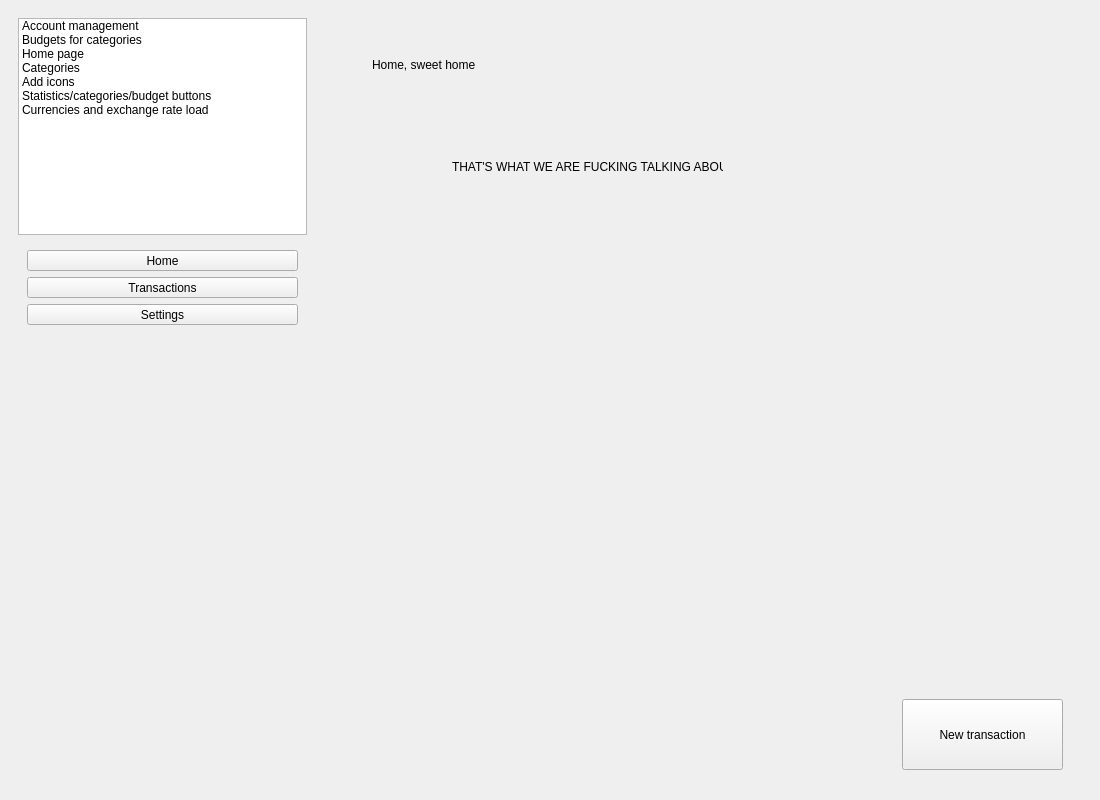
<?xml version="1.0" encoding="UTF-8"?>
<ui version="4.0">
 <class>MainWindow</class>
 <widget class="QMainWindow" name="MainWindow">
  <property name="geometry">
   <rect>
    <x>0</x>
    <y>0</y>
    <width>1100</width>
    <height>800</height>
   </rect>
  </property>
  <property name="windowTitle">
   <string>MainWindow</string>
  </property>
  <widget class="QWidget" name="centralwidget">
   <layout class="QHBoxLayout" name="horizontalLayout">
    <item>
     <widget class="QWidget" name="panel" native="true">
      <property name="sizePolicy">
       <sizepolicy hsizetype="Preferred" vsizetype="Preferred">
        <horstretch>2</horstretch>
        <verstretch>0</verstretch>
       </sizepolicy>
      </property>
      <property name="minimumSize">
       <size>
        <width>0</width>
        <height>0</height>
       </size>
      </property>
      <layout class="QVBoxLayout" name="verticalLayout">
       <item>
        <widget class="QListWidget" name="listWidget">
         <property name="sizePolicy">
          <sizepolicy hsizetype="Expanding" vsizetype="Expanding">
           <horstretch>0</horstretch>
           <verstretch>2</verstretch>
          </sizepolicy>
         </property>
         <item>
          <property name="text">
           <string>Account management</string>
          </property>
         </item>
         <item>
          <property name="text">
           <string>Budgets for categories</string>
          </property>
         </item>
         <item>
          <property name="text">
           <string>Home page</string>
          </property>
         </item>
         <item>
          <property name="text">
           <string>Categories</string>
          </property>
         </item>
         <item>
          <property name="text">
           <string>Add icons</string>
          </property>
         </item>
         <item>
          <property name="text">
           <string>Statistics/categories/budget buttons</string>
          </property>
         </item>
         <item>
          <property name="text">
           <string>Currencies and exchange rate load</string>
          </property>
         </item>
        </widget>
       </item>
       <item>
        <widget class="QWidget" name="widget_2" native="true">
         <property name="sizePolicy">
          <sizepolicy hsizetype="Preferred" vsizetype="Preferred">
           <horstretch>0</horstretch>
           <verstretch>5</verstretch>
          </sizepolicy>
         </property>
         <layout class="QVBoxLayout" name="verticalLayout_2">
          <item>
           <widget class="QToolButton" name="homeButton">
            <property name="sizePolicy">
             <sizepolicy hsizetype="Preferred" vsizetype="Fixed">
              <horstretch>0</horstretch>
              <verstretch>0</verstretch>
             </sizepolicy>
            </property>
            <property name="text">
             <string>Home</string>
            </property>
           </widget>
          </item>
          <item>
           <widget class="QToolButton" name="transactionsButton">
            <property name="sizePolicy">
             <sizepolicy hsizetype="Preferred" vsizetype="Fixed">
              <horstretch>0</horstretch>
              <verstretch>0</verstretch>
             </sizepolicy>
            </property>
            <property name="text">
             <string>Transactions</string>
            </property>
           </widget>
          </item>
          <item>
           <widget class="QToolButton" name="settingsButton">
            <property name="sizePolicy">
             <sizepolicy hsizetype="Preferred" vsizetype="Fixed">
              <horstretch>0</horstretch>
              <verstretch>0</verstretch>
             </sizepolicy>
            </property>
            <property name="text">
             <string>Settings</string>
            </property>
           </widget>
          </item>
          <item>
           <spacer name="verticalSpacer">
            <property name="orientation">
             <enum>Qt::Orientation::Vertical</enum>
            </property>
            <property name="sizeHint" stdset="0">
             <size>
              <width>20</width>
              <height>291</height>
             </size>
            </property>
           </spacer>
          </item>
         </layout>
        </widget>
       </item>
      </layout>
     </widget>
    </item>
    <item>
     <widget class="QStackedWidget" name="pages">
      <property name="sizePolicy">
       <sizepolicy hsizetype="Preferred" vsizetype="Preferred">
        <horstretch>5</horstretch>
        <verstretch>0</verstretch>
       </sizepolicy>
      </property>
      <property name="currentIndex">
       <number>0</number>
      </property>
      <widget class="QWidget" name="home">
       <widget class="QLabel" name="label">
        <property name="geometry">
         <rect>
          <x>50</x>
          <y>40</y>
          <width>161</width>
          <height>31</height>
         </rect>
        </property>
        <property name="text">
         <string>Home, sweet home</string>
        </property>
       </widget>
       <widget class="QCustomPlot" name="plot" native="true">
        <property name="geometry">
         <rect>
          <x>50</x>
          <y>200</y>
          <width>461</width>
          <height>291</height>
         </rect>
        </property>
       </widget>
       <widget class="QLabel" name="label_3">
        <property name="geometry">
         <rect>
          <x>130</x>
          <y>150</y>
          <width>271</width>
          <height>16</height>
         </rect>
        </property>
        <property name="text">
         <string>THAT'S WHAT WE ARE FUCKING TALKING ABOUT</string>
        </property>
       </widget>
       <widget class="QToolButton" name="toolButton">
        <property name="geometry">
         <rect>
          <x>580</x>
          <y>690</y>
          <width>161</width>
          <height>71</height>
         </rect>
        </property>
        <property name="text">
         <string>New transaction</string>
        </property>
       </widget>
      </widget>
      <widget class="QWidget" name="transactions">
       <layout class="QVBoxLayout" name="verticalLayout_3">
        <item>
         <widget class="QWidget" name="widget_3" native="true">
          <property name="sizePolicy">
           <sizepolicy hsizetype="Preferred" vsizetype="Preferred">
            <horstretch>0</horstretch>
            <verstretch>1</verstretch>
           </sizepolicy>
          </property>
          <layout class="QVBoxLayout" name="verticalLayout_4">
           <item>
            <widget class="QWidget" name="widget_4" native="true">
             <property name="minimumSize">
              <size>
               <width>0</width>
               <height>100</height>
              </size>
             </property>
             <layout class="QGridLayout" name="gridLayout_2">
              <item row="1" column="0">
               <layout class="QHBoxLayout" name="horizontalLayout_4">
                <property name="spacing">
                 <number>3</number>
                </property>
                <item>
                 <widget class="QToolButton" name="noFilterButton">
                  <property name="text">
                   <string>All</string>
                  </property>
                  <property name="checkable">
                   <bool>true</bool>
                  </property>
                  <property name="checked">
                   <bool>true</bool>
                  </property>
                 </widget>
                </item>
                <item>
                 <widget class="QToolButton" name="expenseFilterButton">
                  <property name="text">
                   <string>Expense</string>
                  </property>
                  <property name="checkable">
                   <bool>true</bool>
                  </property>
                 </widget>
                </item>
                <item>
                 <widget class="QToolButton" name="incomeFilterButton">
                  <property name="text">
                   <string>Income</string>
                  </property>
                  <property name="checkable">
                   <bool>true</bool>
                  </property>
                 </widget>
                </item>
                <item>
                 <widget class="QToolButton" name="categoryFilterButton">
                  <property name="text">
                   <string>Category</string>
                  </property>
                  <property name="checkable">
                   <bool>true</bool>
                  </property>
                 </widget>
                </item>
                <item>
                 <widget class="QToolButton" name="customFilterButton">
                  <property name="text">
                   <string>Custom</string>
                  </property>
                  <property name="checkable">
                   <bool>true</bool>
                  </property>
                 </widget>
                </item>
               </layout>
              </item>
              <item row="0" column="0">
               <layout class="QHBoxLayout" name="horizontalLayout_3">
                <property name="spacing">
                 <number>0</number>
                </property>
                <item>
                 <widget class="QToolButton" name="prevMonthButton">
                  <property name="text">
                   <string>&lt;</string>
                  </property>
                 </widget>
                </item>
                <item>
                 <spacer name="horizontalSpacer_6">
                  <property name="orientation">
                   <enum>Qt::Orientation::Horizontal</enum>
                  </property>
                  <property name="sizeType">
                   <enum>QSizePolicy::Policy::Preferred</enum>
                  </property>
                  <property name="sizeHint" stdset="0">
                   <size>
                    <width>40</width>
                    <height>20</height>
                   </size>
                  </property>
                 </spacer>
                </item>
                <item>
                 <widget class="QToolButton" name="monthButton">
                  <property name="sizePolicy">
                   <sizepolicy hsizetype="Fixed" vsizetype="Fixed">
                    <horstretch>0</horstretch>
                    <verstretch>0</verstretch>
                   </sizepolicy>
                  </property>
                  <property name="minimumSize">
                   <size>
                    <width>100</width>
                    <height>30</height>
                   </size>
                  </property>
                  <property name="text">
                   <string>...</string>
                  </property>
                 </widget>
                </item>
                <item>
                 <spacer name="horizontalSpacer_7">
                  <property name="orientation">
                   <enum>Qt::Orientation::Horizontal</enum>
                  </property>
                  <property name="sizeType">
                   <enum>QSizePolicy::Policy::Preferred</enum>
                  </property>
                  <property name="sizeHint" stdset="0">
                   <size>
                    <width>40</width>
                    <height>20</height>
                   </size>
                  </property>
                 </spacer>
                </item>
                <item>
                 <widget class="QToolButton" name="nextMonthButton">
                  <property name="text">
                   <string>&gt;</string>
                  </property>
                 </widget>
                </item>
               </layout>
              </item>
              <item row="1" column="2">
               <spacer name="horizontalSpacer_3">
                <property name="orientation">
                 <enum>Qt::Orientation::Horizontal</enum>
                </property>
                <property name="sizeHint" stdset="0">
                 <size>
                  <width>278</width>
                  <height>20</height>
                 </size>
                </property>
               </spacer>
              </item>
              <item row="1" column="3">
               <widget class="QPushButton" name="newTransactionButton">
                <property name="text">
                 <string>New</string>
                </property>
               </widget>
              </item>
             </layout>
            </widget>
           </item>
           <item>
            <widget class="QTableView" name="transactionsTable"/>
           </item>
          </layout>
         </widget>
        </item>
       </layout>
      </widget>
      <widget class="QWidget" name="settings">
       <widget class="QLabel" name="label_2">
        <property name="geometry">
         <rect>
          <x>130</x>
          <y>120</y>
          <width>241</width>
          <height>41</height>
         </rect>
        </property>
        <property name="text">
         <string>Nothing to configure, it's already perfect</string>
        </property>
       </widget>
      </widget>
      <widget class="QWidget" name="newTransaction">
       <layout class="QGridLayout" name="gridLayout">
        <item row="4" column="1">
         <spacer name="verticalSpacer_3">
          <property name="orientation">
           <enum>Qt::Orientation::Vertical</enum>
          </property>
          <property name="sizeHint" stdset="0">
           <size>
            <width>20</width>
            <height>40</height>
           </size>
          </property>
         </spacer>
        </item>
        <item row="1" column="1" rowspan="2" colspan="2">
         <widget class="QWidget" name="widget" native="true">
          <layout class="QFormLayout" name="formLayout">
           <item row="0" column="0">
            <widget class="QLabel" name="label_5">
             <property name="text">
              <string>Amount</string>
             </property>
            </widget>
           </item>
           <item row="0" column="1">
            <layout class="QHBoxLayout" name="horizontalLayout_2">
             <item>
              <widget class="QDoubleSpinBox" name="tAmount">
               <property name="minimum">
                <double>-999999.000000000000000</double>
               </property>
               <property name="maximum">
                <double>999999.000000000000000</double>
               </property>
              </widget>
             </item>
             <item>
              <widget class="QComboBox" name="tCurrency"/>
             </item>
            </layout>
           </item>
           <item row="1" column="0">
            <widget class="QLabel" name="label_7">
             <property name="text">
              <string>Date &amp; time</string>
             </property>
            </widget>
           </item>
           <item row="1" column="1">
            <layout class="QHBoxLayout" name="horizontalLayout_5">
             <item>
              <widget class="QDateEdit" name="tDate"/>
             </item>
             <item>
              <widget class="QTimeEdit" name="tTime"/>
             </item>
            </layout>
           </item>
           <item row="2" column="0">
            <widget class="QLabel" name="label_9">
             <property name="text">
              <string>Category</string>
             </property>
            </widget>
           </item>
           <item row="2" column="1">
            <layout class="QHBoxLayout" name="horizontalLayout_9">
             <item>
              <widget class="QComboBox" name="tCategory"/>
             </item>
             <item>
              <widget class="QToolButton" name="tAddCategory">
               <property name="text">
                <string>...</string>
               </property>
              </widget>
             </item>
            </layout>
           </item>
           <item row="3" column="0">
            <widget class="QLabel" name="label_8">
             <property name="text">
              <string>Account</string>
             </property>
            </widget>
           </item>
           <item row="3" column="1">
            <layout class="QHBoxLayout" name="horizontalLayout_6">
             <item>
              <widget class="QComboBox" name="tAccount"/>
             </item>
             <item>
              <widget class="QToolButton" name="tAddAccount">
               <property name="text">
                <string>...</string>
               </property>
              </widget>
             </item>
            </layout>
           </item>
           <item row="4" column="0">
            <widget class="QLabel" name="label_10">
             <property name="text">
              <string>Note</string>
             </property>
            </widget>
           </item>
           <item row="4" column="1">
            <widget class="QLineEdit" name="tNote"/>
           </item>
           <item row="5" column="1">
            <widget class="QPushButton" name="addTransactionButton">
             <property name="text">
              <string>Add</string>
             </property>
            </widget>
           </item>
          </layout>
         </widget>
        </item>
        <item row="1" column="0">
         <spacer name="horizontalSpacer_2">
          <property name="orientation">
           <enum>Qt::Orientation::Horizontal</enum>
          </property>
          <property name="sizeHint" stdset="0">
           <size>
            <width>40</width>
            <height>20</height>
           </size>
          </property>
         </spacer>
        </item>
        <item row="1" column="3">
         <spacer name="horizontalSpacer">
          <property name="orientation">
           <enum>Qt::Orientation::Horizontal</enum>
          </property>
          <property name="sizeHint" stdset="0">
           <size>
            <width>40</width>
            <height>20</height>
           </size>
          </property>
         </spacer>
        </item>
        <item row="0" column="1">
         <spacer name="verticalSpacer_2">
          <property name="orientation">
           <enum>Qt::Orientation::Vertical</enum>
          </property>
          <property name="sizeHint" stdset="0">
           <size>
            <width>20</width>
            <height>40</height>
           </size>
          </property>
         </spacer>
        </item>
       </layout>
      </widget>
      <widget class="QWidget" name="customFilters">
       <layout class="QGridLayout" name="gridLayout_3">
        <item row="0" column="1">
         <spacer name="verticalSpacer_4">
          <property name="orientation">
           <enum>Qt::Orientation::Vertical</enum>
          </property>
          <property name="sizeHint" stdset="0">
           <size>
            <width>20</width>
            <height>174</height>
           </size>
          </property>
         </spacer>
        </item>
        <item row="1" column="0">
         <spacer name="horizontalSpacer_4">
          <property name="orientation">
           <enum>Qt::Orientation::Horizontal</enum>
          </property>
          <property name="sizeHint" stdset="0">
           <size>
            <width>154</width>
            <height>20</height>
           </size>
          </property>
         </spacer>
        </item>
        <item row="1" column="1">
         <widget class="QWidget" name="widget_5" native="true">
          <layout class="QFormLayout" name="formLayout_2">
           <item row="0" column="0">
            <widget class="QLabel" name="fCurrencyLabel">
             <property name="text">
              <string>Currency</string>
             </property>
            </widget>
           </item>
           <item row="0" column="1">
            <widget class="QComboBox" name="fCurrency"/>
           </item>
           <item row="1" column="0">
            <widget class="QCheckBox" name="fMinCheckbox">
             <property name="text">
              <string>Min amount</string>
             </property>
            </widget>
           </item>
           <item row="1" column="1">
            <widget class="QDoubleSpinBox" name="fMin">
             <property name="minimum">
              <double>-999999.000000000000000</double>
             </property>
             <property name="maximum">
              <double>999999.000000000000000</double>
             </property>
            </widget>
           </item>
           <item row="2" column="0">
            <widget class="QCheckBox" name="fMaxCheckbox">
             <property name="text">
              <string>Max amount</string>
             </property>
            </widget>
           </item>
           <item row="2" column="1">
            <widget class="QDoubleSpinBox" name="fMax">
             <property name="minimum">
              <double>-999999.000000000000000</double>
             </property>
             <property name="maximum">
              <double>999999.000000000000000</double>
             </property>
            </widget>
           </item>
           <item row="3" column="0">
            <widget class="QCheckBox" name="fCategoriesCheckbox">
             <property name="text">
              <string>Categories</string>
             </property>
            </widget>
           </item>
           <item row="3" column="1">
            <layout class="QHBoxLayout" name="horizontalLayout_7">
             <item>
              <widget class="QComboBox" name="fCategories"/>
             </item>
             <item>
              <widget class="QToolButton" name="fAddCategory">
               <property name="text">
                <string>...</string>
               </property>
              </widget>
             </item>
            </layout>
           </item>
           <item row="4" column="0">
            <widget class="QCheckBox" name="fAccountsCheckbox">
             <property name="text">
              <string>Accounts</string>
             </property>
            </widget>
           </item>
           <item row="4" column="1">
            <layout class="QHBoxLayout" name="horizontalLayout_8">
             <item>
              <widget class="QComboBox" name="fAccounts"/>
             </item>
             <item>
              <widget class="QToolButton" name="fAddAccount">
               <property name="text">
                <string>...</string>
               </property>
              </widget>
             </item>
            </layout>
           </item>
           <item row="5" column="1">
            <widget class="QPushButton" name="applyCustomFiltersButton">
             <property name="text">
              <string>Placeholder, my boy</string>
             </property>
            </widget>
           </item>
          </layout>
         </widget>
        </item>
        <item row="1" column="2">
         <spacer name="horizontalSpacer_5">
          <property name="orientation">
           <enum>Qt::Orientation::Horizontal</enum>
          </property>
          <property name="sizeHint" stdset="0">
           <size>
            <width>153</width>
            <height>20</height>
           </size>
          </property>
         </spacer>
        </item>
        <item row="2" column="1">
         <spacer name="verticalSpacer_5">
          <property name="orientation">
           <enum>Qt::Orientation::Vertical</enum>
          </property>
          <property name="sizeHint" stdset="0">
           <size>
            <width>20</width>
            <height>174</height>
           </size>
          </property>
         </spacer>
        </item>
       </layout>
      </widget>
     </widget>
    </item>
   </layout>
  </widget>
 </widget>
 <customwidgets>
  <customwidget>
   <class>QCustomPlot</class>
   <extends>QWidget</extends>
   <header>qcustomplot.h</header>
   <container>1</container>
  </customwidget>
 </customwidgets>
 <resources/>
 <connections/>
</ui>
